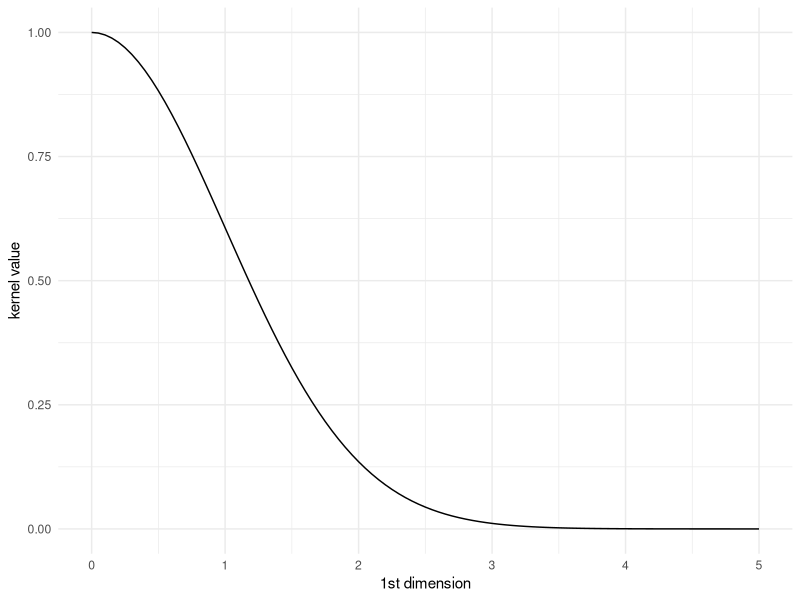
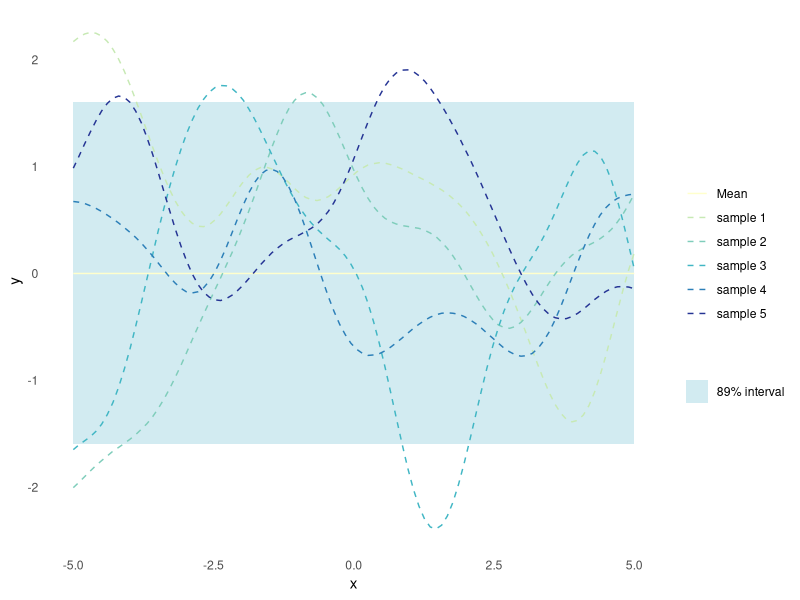
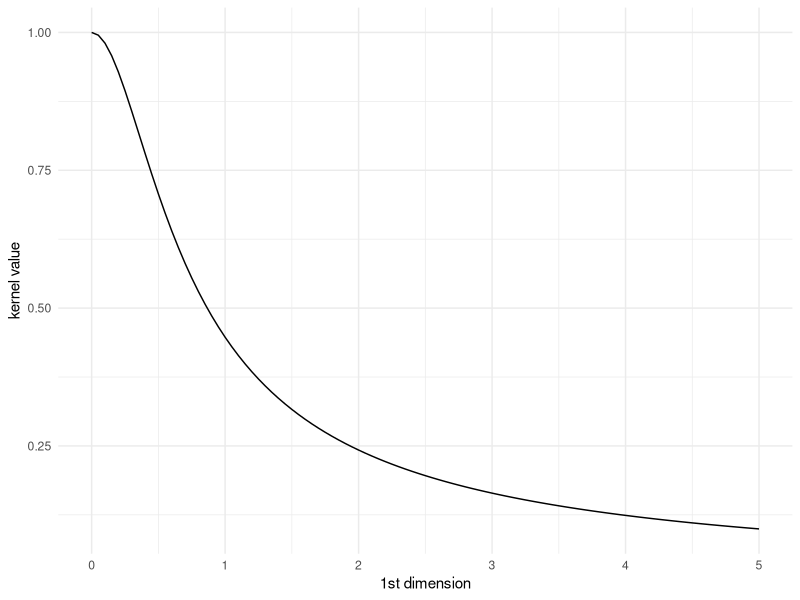
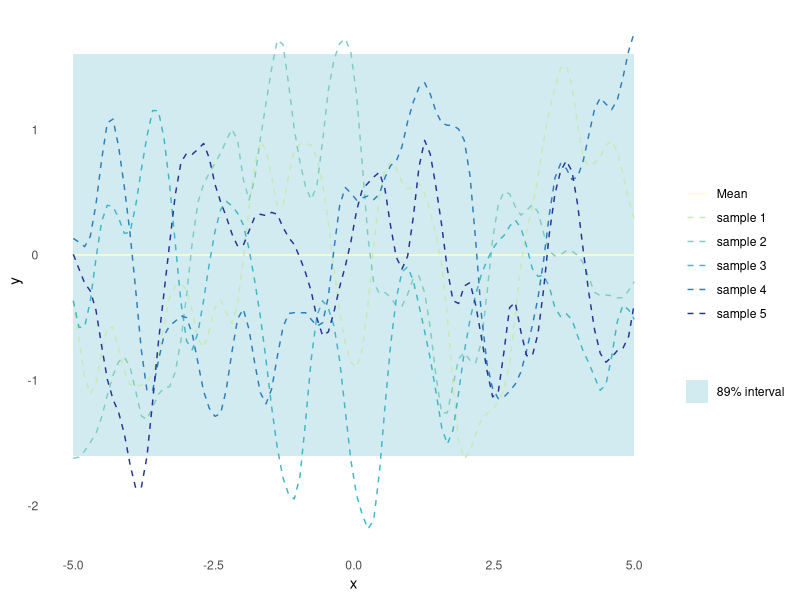
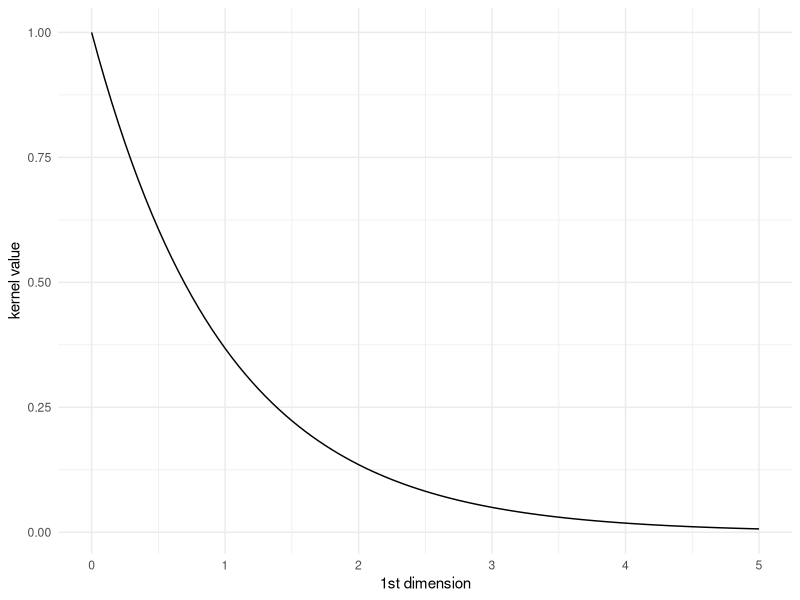
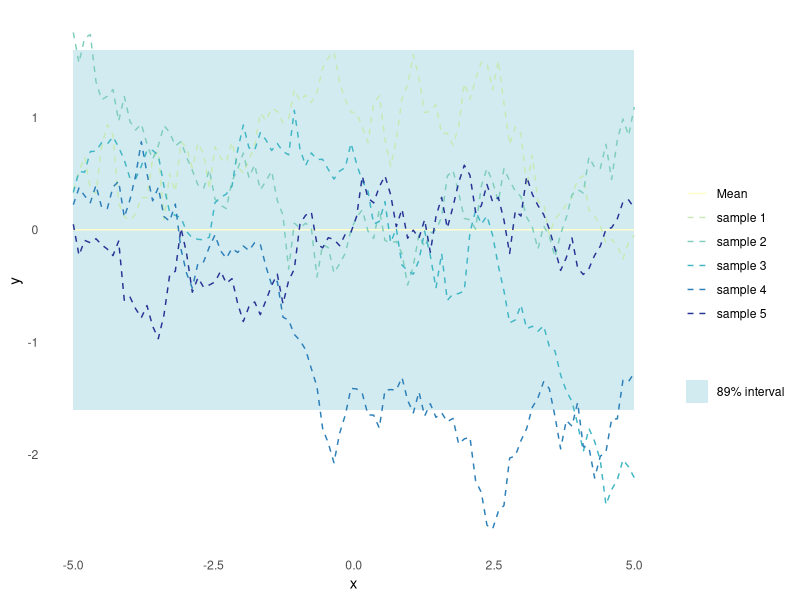
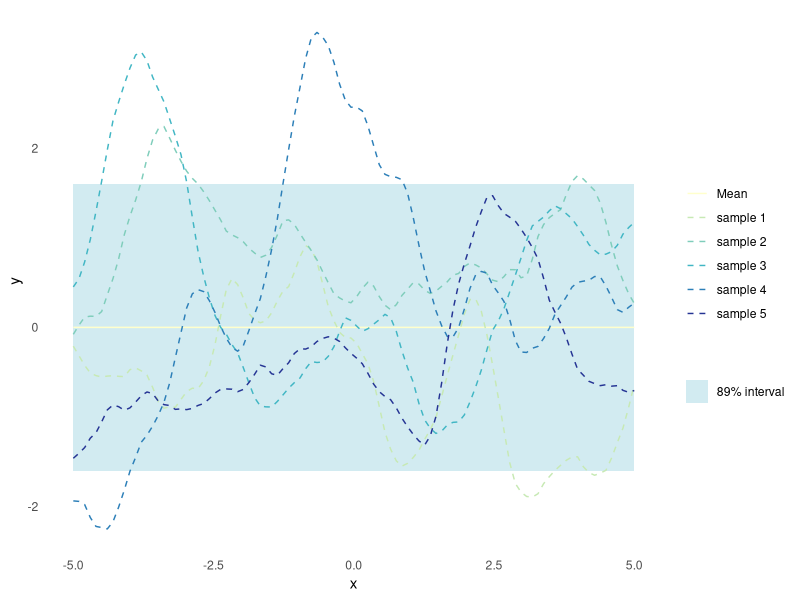
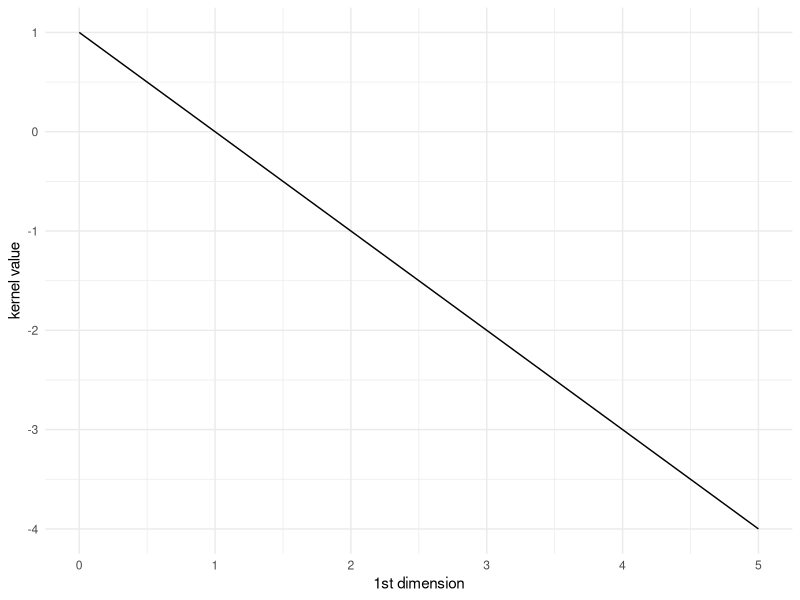

The R script that drew these images, in order:
## ---- chunk 1
library(ggplot2)
library(magrittr)
set.seed(4444)
## ---- chunk 2
plot_kernel_value <- function(kernel, ...) {
  tibble::tibble(
    X1 = seq(0, 5, by = 0.05),
    X2 = rep(0, length(X1)),
    kv = purrr::map2_dbl(X1, X2, kernel, ...)
  ) %>%
    ggplot(aes(x = X1, y = kv)) +
    geom_line() +
    labs(x = "1st dimension", y = "kernel value") +
    theme_minimal()
}
## ---- chunk 3
#' Random Samples from a Multivariate Gaussian
#' 
#' This implementation is similar to MASS::mvrnorm, but uses chlosky
#' decomposition instead. This should be more stable but is less efficient than
#' the MASS implementation, which recycles the eigen decomposition for the
#' sampling part.
#'
#' @param n number of samples to sample
#' @param mu the mean of each input dimension
#' @param sigma the covariance matrix
#' @param epsilon numerical tolerance added to the diagonal of the covariance
#'  matrix. This is necessary for the Cholesky decomposition, in some cases.
#'
#' @return numerical vector of n samples
rmvnorm <- function(n = 1, mu, sigma, epsilon = 1e-6) {
    p <- length(mu)
    if(!all(dim(sigma) == c(p, p))) stop("incompatible dimensions of arguments")
    ev <- eigen(sigma, symmetric = TRUE)$values
    if(!all(ev >= -epsilon*abs(ev[1L]))) {
      stop("The covariance matrix (sigma) is not positive definite")
    }
    cholesky <- chol(sigma + diag(p)*epsilon)
    sample <- rnorm(p*n, 0, 1)
    dim(sample) <- c(n, p)
    sweep(sample %*% cholesky, 2, mu, FUN = `+`)
}

plot_gp <- function(kernel, ...) {
  n_samples <- 5
  X_predict <- matrix(seq(-5, 5, length.out = 100), 100, 1)
  mu <- rep(0, times = length(X_predict))
  sigma <- rlang::exec(kernel, X1 = X_predict, X2 = X_predict, ...)
  samples <- rmvnorm(n = n_samples, mu, sigma)
  p <- tibble::as_tibble(
    t(samples),
    .name_repair = ~ paste("sample", seq(1, n_samples))
  ) %>%
    dplyr::mutate(
    x = X_predict,
    uncertainty = 1.6*sqrt(diag(sigma)),
    mu = mu,
    lower = mu - uncertainty,
    upper = mu + uncertainty
  ) %>%
    ggplot(aes(x = x)) +
    geom_ribbon(
      aes(ymin = lower, ymax = upper, fill = "89% interval"),
      alpha = 0.2
    ) +
    geom_line(aes(y = mu, colour = "Mean")) +
    theme_minimal() +
    labs(
      y = "y",
      x = "x",
      colour = "",
      fill = ""
    ) +
    theme(panel.grid = element_blank())
  Reduce(
    `+`,
    init = p,
    x = lapply(paste("sample", seq(1, n_samples)), function(s) {
      geom_line(aes(y = .data[[s]], colour = s), linetype = 2)
    })
  ) +
    scale_colour_brewer(palette = "YlGnBu") +
    scale_fill_manual(values = list("89% interval" = "#219ebc"))
}
## ---- chunk 4
#' RBF Kernel
#'
#' @param X1 matrix of dimensions (n, d). Vectors are coerced to (1, d).
#' @param X2 matrix of dimensions (m, d). Vectors are coerced to (1, d).
#' @param l length scale
#' @param sigma_f scale parameter 
#'
#' @return matrix of dimensions (n, m)
rbf_kernel <- function(X1, X2, l = 1.0, sigma_f = 1.0) {
  if (is.null(dim(X1))) dim(X1) <- c(1, length(X1))
  if (is.null(dim(X2))) dim(X2) <- c(1, length(X2))
  sqdist <- (- 2*(X1 %*% t(X2))) %>%
    add(rowSums(X1**2, dims = 1)) %>%
    sweep(2, rowSums(X2**2, dims = 1), `+`)
  sigma_f**2 * exp(-0.5 / l**2 * sqdist)
}
## ---- chunk 5
plot_kernel_value(rbf_kernel)
## ---- chunk 6
plot_gp(rbf_kernel)
## ---- chunk 7
rq_kernel <- function(X1, X2, sigma = 1, l = 1, alpha = 1) {
  if (is.null(dim(X1))) dim(X1) <- c(1, length(X1))
  if (is.null(dim(X2))) dim(X2) <- c(1, length(X2))
  sqdist <- (- 2*(X1 %*% t(X2))) %>%
    add(rowSums(X1**2, dims = 1)) %>%
    sweep(2, rowSums(X2**2, dims = 1), `+`)
  sigma^2 * (1 + sqdist / (2 * alpha * l^2))^(-alpha)
}
## ---- chunk 8
plot_kernel_value(rq_kernel, alpha = 0.5, l = 0.5)
## ---- chunk 9
plot_gp(rq_kernel, alpha = 0.5, l = 0.5)
## ---- chunk 10
exponential_kernel <- function(X1, X2, l = 1, sigma = 1) {
  if (is.null(dim(X1))) dim(X1) <- c(1, length(X1))
  if (is.null(dim(X2))) dim(X2) <- c(1, length(X2))
  distance <- (- 2*(X1 %*% t(X2))) %>%
    add(rowSums(X1**2, dims = 1)) %>%
    sweep(2, rowSums(X2**2, dims = 1), `+`) %>%
    sqrt()
  sigma^2 * exp(-distance / l)
}
## ---- chunk 11
plot_kernel_value(exponential_kernel, l = 1)
## ---- chunk 12
plot_gp(exponential_kernel, l = 5)
## ---- chunk 13
matern_kernel <- function(X1, X2, nu = 2.5, lengthscale = 1, sigma = 1) {
  if (is.null(dim(X1))) dim(X1) <- c(1, length(X1))
  if (is.null(dim(X2))) dim(X2) <- c(1, length(X2))
  distance <- (- 2*(X1 %*% t(X2))) %>%
    add(rowSums(X1**2, dims = 1)) %>%
    sweep(2, rowSums(X2**2, dims = 1), `+`) %>%
    sqrt()
  term <- sqrt(2 * nu) * distance / lengthscale
  K <- sigma * (2^(1 - nu) / gamma(nu)) * (term^nu) * besselK(term, nu)
  K[distance == 0] <- 1
  K
}
## ---- chunk 14
plot_gp(matern_kernel, nu = 2)
## ---- chunk 15
# Define the Periodic Kernel function
periodic_kernel <- function(X1, X2, sigma2, length_scale, period) {
  # Calculate pairwise distances between input points
  D <- as.matrix(dist(rbind(X1, X2)))
  
  # Calculate the kernel matrix element for each pair of input points
  K <- sigma2 * exp(-2 * sin(pi * D / period)^2 / length_scale^2)
  
  # Return the covariance matrix
  return(K[1:length(X1), (length(X1)+1):(length(X1)+length(X2))])
}

## ---- chunk 16
linear_kernel <- function(X1, X2, alpha = 0, sigma = 0) {
  if (is.null(dim(X1))) dim(X1) <- c(1, length(X1))
  if (is.null(dim(X2))) dim(X2) <- c(1, length(X2))
  sigma^2 + (X1 - alpha) %*% t(X2 - alpha)
}
## ---- chunk 17
plot_kernel_value(linear_kernel, alpha = 1)
## ---- chunk 18
plot_gp(linear_kernel)
## ---- chunk 19
hamming_kernel <- function(x, y) {
  L <- length(x)
  kernel <- sum(x == y) / L
  return(kernel)
}

## ---- chunk 20
chi_squared_kernel <- function(x, y) {
  # x: vector of histogram bin counts or probabilities
  # y: vector of histogram bin counts or probabilities
  
  # Check that x and y have the same length
  if (length(x) != length(y)) {
    stop("Input vectors must have the same length")
  }
  
  # Compute chi-squared distance between x and y
  dist <- sum((x - y)^2 / (x + y))
  
  # Compute chi-squared kernel using distance
  kernel <- exp(-0.5 * dist)
  
  return(kernel)
}

## ---- chunk 21
# Anisotropic RBF kernel (vectorized)
aniso_rbf_kernel <- function(X1, X2, gamma, l) {
  # X1: n x p matrix
  # X2: m x p matrix
  # gamma: scalar, the kernel width parameter
  # l: p-dimensional vector, the length scale parameter
  
  n <- nrow(X1)
  m <- nrow(X2)
  
  # Compute the squared Euclidean distance between every pair of points
  D <- -2 * crossprod(X1, X2, sparse = TRUE) +
    rowSums(X1^2) %*% rep(1, m) +
    rep(1, n) %*% t(colSums(X2^2))
  D <- sqrt(max(0, D))
  
  # Compute the kernel matrix using the RBF kernel function
  K <- exp(-gamma * (D^2 / outer(l^2, rep(1, m), "*")))
  
  return(K)
}

## ---- chunk 22
mixed_kernel <- function(X1, X2, gamma, l, kernel_type) {
  # X1: n x p matrix
  # X2: m x p matrix
  # gamma: scalar, the kernel width parameter
  # l: p-dimensional vector, the length scale parameter
  # kernel_type: p-dimensional vector, specifies the kernel type for each dimension
  
  n <- nrow(X1)
  m <- nrow(X2)
  p <- ncol(X1)
  
  # Initialize kernel matrix to zeros
  K <- matrix(0, n, m)
  
  for (i in 1:p) {
    # Compute kernel matrix for current dimension
    if (kernel_type[i] == "rbf") {
      K_i <- exp(-gamma * ((X1[,i] %*% t(rep(1,m)))^2 + (rep(1,n) %*% t(X2[,i]))^2 - 2*X1[,i] %*% t(X2[,i])) / l[i]^2)
    } else if (kernel_type[i] == "linear") {
      K_i <- X1[,i] %*% t(X2[,i])
    } else {
      stop("Unsupported kernel type")
    }
    
    # Add kernel matrix to mixed kernel matrix
    K <- K + K_i
  }
  
  return(K)
}
